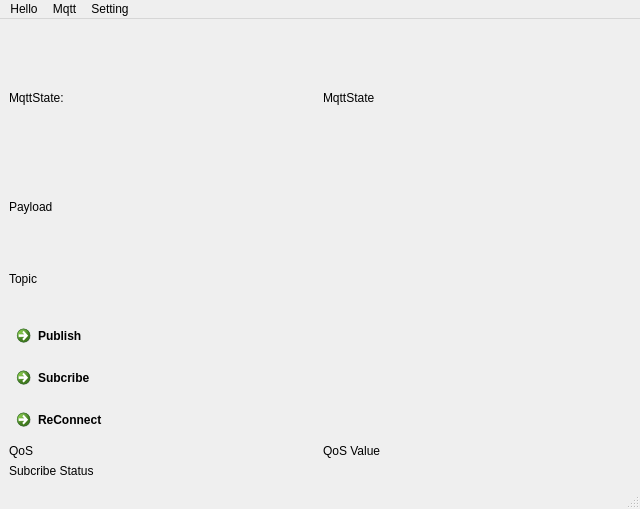
<?xml version="1.0" encoding="UTF-8"?>
<ui version="4.0">
 <class>MainWindow</class>
 <widget class="QMainWindow" name="MainWindow">
  <property name="geometry">
   <rect>
    <x>0</x>
    <y>0</y>
    <width>640</width>
    <height>509</height>
   </rect>
  </property>
  <property name="windowTitle">
   <string>MainWindow</string>
  </property>
  <widget class="QWidget" name="centralwidget">
   <layout class="QGridLayout" name="gridLayout">
    <item row="2" column="0">
     <layout class="QVBoxLayout" name="verticalLayout_2">
      <item>
       <widget class="QCommandLinkButton" name="btn_Publish">
        <property name="sizePolicy">
         <sizepolicy hsizetype="Fixed" vsizetype="Fixed">
          <horstretch>0</horstretch>
          <verstretch>0</verstretch>
         </sizepolicy>
        </property>
        <property name="text">
         <string>Publish</string>
        </property>
       </widget>
      </item>
      <item>
       <widget class="QCommandLinkButton" name="btn_Subcribe">
        <property name="sizePolicy">
         <sizepolicy hsizetype="Fixed" vsizetype="Fixed">
          <horstretch>0</horstretch>
          <verstretch>0</verstretch>
         </sizepolicy>
        </property>
        <property name="text">
         <string>Subcribe</string>
        </property>
       </widget>
      </item>
      <item>
       <widget class="QCommandLinkButton" name="btn_reconnect">
        <property name="text">
         <string>ReConnect</string>
        </property>
       </widget>
      </item>
      <item>
       <layout class="QHBoxLayout" name="horizontalLayout_2">
        <item>
         <widget class="QLabel" name="label_QoSTitle">
          <property name="text">
           <string>QoS</string>
          </property>
         </widget>
        </item>
        <item>
         <widget class="QLabel" name="label_QoS">
          <property name="text">
           <string>QoS Value</string>
          </property>
         </widget>
        </item>
       </layout>
      </item>
      <item>
       <widget class="QLabel" name="label_subscribr_status">
        <property name="text">
         <string>Subcribe Status</string>
        </property>
       </widget>
      </item>
     </layout>
    </item>
    <item row="0" column="0">
     <layout class="QHBoxLayout" name="horizontalLayout">
      <item>
       <widget class="QLabel" name="label_MqttStateTitle">
        <property name="text">
         <string>MqttState:</string>
        </property>
       </widget>
      </item>
      <item>
       <widget class="QLabel" name="label_MqttState">
        <property name="text">
         <string>MqttState</string>
        </property>
       </widget>
      </item>
     </layout>
    </item>
    <item row="1" column="0">
     <layout class="QVBoxLayout" name="verticalLayout">
      <item>
       <widget class="QLabel" name="label_payload">
        <property name="text">
         <string>Payload</string>
        </property>
       </widget>
      </item>
      <item>
       <widget class="QLabel" name="label_topic">
        <property name="text">
         <string>Topic</string>
        </property>
       </widget>
      </item>
     </layout>
    </item>
   </layout>
  </widget>
  <widget class="QMenuBar" name="menubar">
   <property name="geometry">
    <rect>
     <x>0</x>
     <y>0</y>
     <width>640</width>
     <height>17</height>
    </rect>
   </property>
   <widget class="QMenu" name="menuHello">
    <property name="title">
     <string>Hello</string>
    </property>
   </widget>
   <widget class="QMenu" name="menuMqtt">
    <property name="title">
     <string>Mqtt</string>
    </property>
   </widget>
   <widget class="QMenu" name="menuSet">
    <property name="title">
     <string>Setting</string>
    </property>
   </widget>
   <addaction name="menuHello"/>
   <addaction name="menuMqtt"/>
   <addaction name="menuSet"/>
  </widget>
  <widget class="QStatusBar" name="statusbar"/>
 </widget>
 <resources/>
 <connections/>
</ui>
